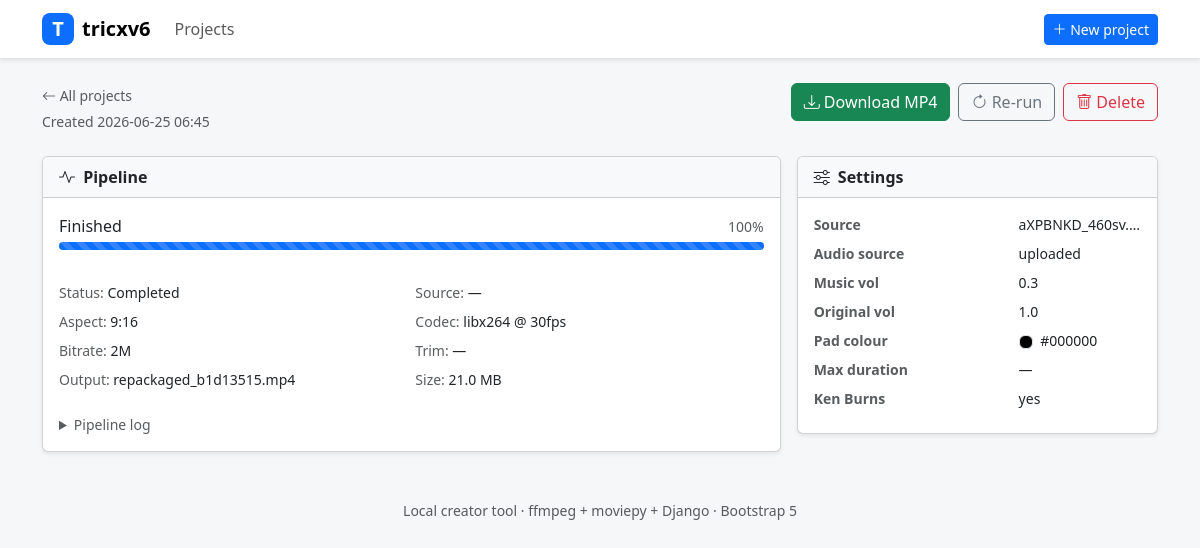
/projects/1/, run on the app's committed database.
### projects/models.py (models this page shows, shortened)
class VideoProject(models.Model):
    title = models.CharField(max_length=200, blank=True)
    original = models.FileField(upload_to=upload_to_original)
    original_filename = models.CharField(max_length=255, blank=True)
    duration_seconds = models.FloatField(null=True, blank=True)
    width = models.IntegerField(null=True, blank=True)
    height = models.IntegerField(null=True, blank=True)
    song_url = models.URLField(blank=True)
    song_file = models.FileField(upload_to=upload_to_audio, blank=True)
    music_volume = models.FloatField(
        default=0.8, help_text="Background music volume 0.0–1.0"
    )
    original_audio_volume = models.FloatField(
        default=0.2, help_text="Original audio volume 0.0–1.0"
    )
    aspect_ratio = models.CharField(
        max_length=10, choices=ASPECT_RATIO_CHOICES, default="9:16"
    )
    pad_color = models.CharField(
        max_length=7, default="#000000", help_text="Background padding colour (hex)"
    )
    codec = models.CharField(max_length=20, choices=CODEC_CHOICES, default="libx264")
    fps = models.IntegerField(choices=FPS_CHOICES, default=30)
    bitrate = models.CharField(max_length=10, choices=BITRATE_CHOICES, default="2M")
    max_duration = models.IntegerField(
        default=0, help_text="Trim to N seconds (0 = keep full duration)"
    )
    start_seconds = models.FloatField(
        default=0.0, help_text="Trim start point in seconds (0 = from beginning)"
    )
    end_seconds = models.FloatField(
        default=0.0, help_text="Trim end point in seconds (0 = until end of clip)"
    )
    ken_burns = models.BooleanField(
        default=False, help_text="Slow pan/zoom (good for photo slideshows)"
    )
    output = models.FileField(upload_to=upload_to_output, blank=True)
    output_filename = models.CharField(max_length=255, blank=True)
    output_size_bytes = models.BigIntegerField(null=True, blank=True)
    status = models.CharField(max_length=20, choices=STATUS_CHOICES, default="draft")
    progress = models.IntegerField(default=0, help_text="0–100")
    current_stage = models.CharField(max_length=100, blank=True)
    error_message = models.TextField(blank=True)
    log = models.TextField(blank=True)
    created_at = models.DateTimeField(default=timezone.now)
    updated_at = models.DateTimeField(auto_now=True)
    started_at = models.DateTimeField(null=True, blank=True)
    completed_at = models.DateTimeField(null=True, blank=True)
    class Meta:
        ordering = ["-created_at"]
    @property
    def is_terminal(self) -> bool:
        return self.status in ("done", "failed")

### projects/views.py (the view)
# urls.py: path("projects/<int:pk>/", views.project_detail, name="project_detail"),
def project_detail(request, pk: int):
    project = get_object_or_404(VideoProject, pk=pk)
    return render(request, "projects/detail.html", {"project": project})

### templates/projects/detail.html (shortened to what this page needs)
{% extends "base.html" %}
{% load project_extras %}
{% block content %}
<div class="d-flex flex-wrap justify-content-between align-items-start mb-4">
  <div>
    <a href="{% url 'project_list' %}" class="small text-muted text-decoration-none">
      <i class="bi bi-arrow-left"></i> All projects
    </a>
    <p class="text-muted small mb-0">Created {{ project.created_at|date:"Y-m-d H:i" }}</p>
  </div>
  <div class="d-flex gap-2 flex-wrap">
    {% if project.status == 'done' and project.output %}
      <a href="{% url 'project_download' pk=project.pk %}" class="btn btn-success">
        <i class="bi bi-download"></i> Download MP4
      </a>
    {% endif %}
    {% if project.is_terminal or project.status == 'queued' %}
      <form method="post" action="{% url 'project_start' pk=project.pk %}">
        <button type="submit" class="btn btn-outline-secondary">
          <i class="bi bi-arrow-clockwise"></i> Re-run
        </button>
      </form>
    {% endif %}
    <form method="post" action="{% url 'project_delete' pk=project.pk %}"
          onsubmit="return confirm('Delete this project and its files?');">
      <button type="submit" class="btn btn-outline-danger">
        <i class="bi bi-trash"></i> Delete
      </button>
    </form>
  </div>
</div>
<div class="row g-3">
  <div class="col-lg-8">
    <div class="card shadow-sm">
      <div class="card-header bg-light fw-semibold">
        <i class="bi bi-activity me-1"></i> Pipeline
      </div>
      <div class="card-body">
        <div class="d-flex justify-content-between align-items-center mb-1">
          <span id="stage-label" class="fw-medium">{{ project.current_stage|default:"Queued" }}</span>
          <span id="progress-pct" class="text-muted small">{{ project.progress }}%</span>
        </div>
        <div class="progress" role="progressbar" style="height: 8px;"
             aria-valuenow="{{ project.progress }}" aria-valuemin="0" aria-valuemax="100">
          <div id="progress-bar" class="progress-bar progress-bar-striped progress-bar-animated bg-primary"
               style="width: {{ project.progress }}%"></div>
        </div>
        <div class="row g-2 mt-4 small">
          <div class="col-md-6"><span class="text-muted">Status:</span>
            <span id="status-badge" class="fw-medium">{{ project.get_status_display }}</span>
          </div>
          <div class="col-md-6"><span class="text-muted">Source:</span>
            <span class="fw-medium">
              {% if project.duration_seconds %}{{ project.duration_seconds|durationformat }}{% else %}—{% endif %}
            </span>
          </div>
          <div class="col-md-6"><span class="text-muted">Aspect:</span>
            <span class="fw-medium">{{ project.aspect_ratio }}</span>
          </div>
          <div class="col-md-6"><span class="text-muted">Codec:</span>
            <span class="fw-medium">{{ project.codec }} @ {{ project.fps }}fps</span>
          </div>
          <div class="col-md-6"><span class="text-muted">Bitrate:</span>
            <span class="fw-medium">{{ project.bitrate }}</span>
          </div>
          <div class="col-md-6"><span class="text-muted">Trim:</span>
            <span class="fw-medium">
              {% if project.start_seconds or project.end_seconds %}
                {{ project.start_seconds|default:0 }}s – {{ project.end_seconds|default:project.duration_seconds|durationformat }}
              {% else %}—{% endif %}
            </span>
          </div>
          {% if project.output_filename %}
            <div class="col-md-6"><span class="text-muted">Output:</span>
              <span class="fw-medium">{{ project.output_filename }}</span>
            </div>
          {% endif %}
          {% if project.output_size_bytes %}
            <div class="col-md-6"><span class="text-muted">Size:</span>
              <span class="fw-medium">{{ project.output_size_bytes|filesizeformat }}</span>
            </div>
          {% endif %}
        </div>
        <details class="mt-4">
          <summary class="text-muted small" style="cursor: pointer;">Pipeline log</summary>
        </details>
      </div>
    </div>
  </div>
  <div class="col-lg-4">
    <div class="card shadow-sm">
      <div class="card-header bg-light fw-semibold">
        <i class="bi bi-sliders me-1"></i> Settings
      </div>
      <div class="card-body">
        <dl class="row mb-0 small">
          <dt class="col-7 text-muted">Source</dt>
          <dd class="col-5 text-truncate fw-medium" title="{{ project.original_filename }}">
            {{ project.original_filename|default:"—" }}
          </dd>
          <dt class="col-7 text-muted">Audio source</dt>
          <dd class="col-5 fw-medium">
            {% if project.song_file %}uploaded
            {% elif project.song_url %}URL
            {% else %}none{% endif %}
          </dd>
          <dt class="col-7 text-muted">Music vol</dt>
          <dd class="col-5 fw-medium">{{ project.music_volume }}</dd>
          <dt class="col-7 text-muted">Original vol</dt>
          <dd class="col-5 fw-medium">{{ project.original_audio_volume }}</dd>
          <dt class="col-7 text-muted">Pad colour</dt>
          <dd class="col-5 fw-medium">
            <span class="d-inline-block rounded border align-middle me-1"
                  style="width: 14px; height: 14px; background: {{ project.pad_color }};"></span>
            {{ project.pad_color }}
          </dd>
          <dt class="col-7 text-muted">Max duration</dt>
          <dd class="col-5 fw-medium">
            {% if project.max_duration %}{{ project.max_duration }}s{% else %}—{% endif %}
          </dd>
          <dt class="col-7 text-muted">Ken Burns</dt>
          <dd class="col-5 fw-medium">
            {% if project.ken_burns %}yes{% else %}no{% endif %}
          </dd>
        </dl>
      </div>
    </div>
  </div>
</div>
{% endblock %}

### templates/base.html (style rules this page uses)
body { background: #f6f7f9; }

### data on the page
VideoProject: created_at "2026-06-25 06:45", current_stage "Finished", progress "100", status "Completed", aspect_ratio "9:16", codec "libx264", fps "30", bitrate "2M", output_filename "repackaged_b1d13515.mp4", output_size_bytes|filesizeformat "21.0 MB", original_filename "aXPBNKD_460sv.…", music_volume "0.3", original_audio_volume "1.0", pad_color "#000000"
